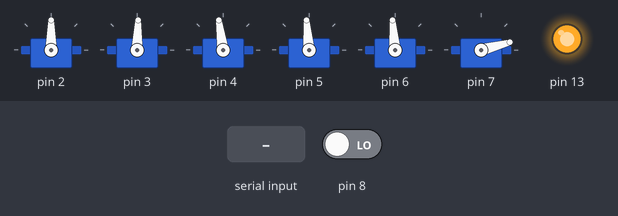
A sketch run on a simulated Arduino Uno, built with avr-gcc and run on an emulated ATmega328P. On the bench: 6 × servo, output pins drawn as LEDs (lit = HIGH). The test bench sets the inputs (shaded band); at power-on: pin 8 LOW. What the sketch prints to the serial monitor is not drawn.

Above: at 5.1 s.
5.2 s: "90,45,200,10\n" received over Serial
At 16.9 s:
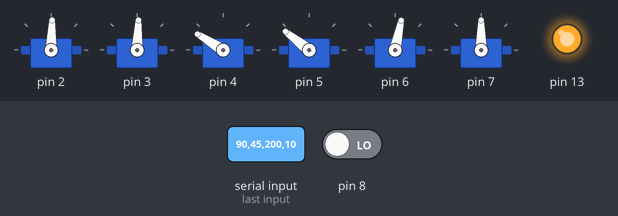
17.2 s: "90,45,200\n" received over Serial
At 20.0 s:
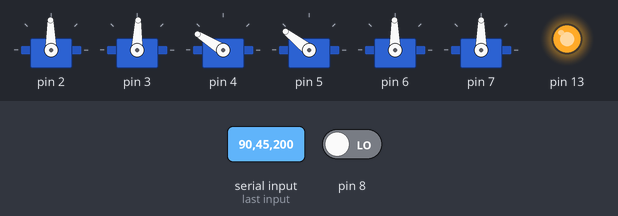
20.2 s: "30,150,10\n" received over Serial
At 23.41 s:
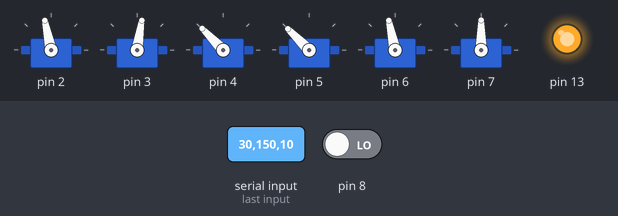
Timing chart, 0 to 31.7 s (numbered marks = the images above; inputs shaded):
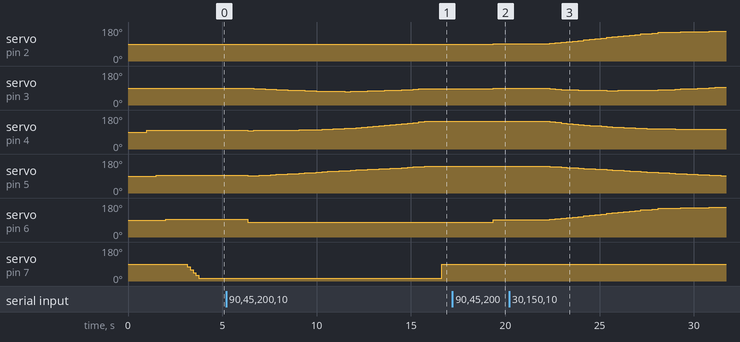

The sketch:

sketch_mar04a.ino
```cpp
#include <Servo.h>
#define hpi 1.5707963267948966192313216916398
#define tpi 6.283185307179586476925286766559
#define pi 3.1415926535897932384626433832795
#define cov 57.295779513082320876798154814105
Servo a[6];
double theta[5];
int b2;
double x, y, z, th;
double _x, _y, _z, _th;
double nx, ny, nz, nth;
double bias[5] = {90, 88, 98, 95, 95};
int b3;
void setup() {
  Serial.begin(9600);
  // put your setup code here, to run once:
  a[0].attach(2);
  a[1].attach(3);
  a[2].attach(4);
  a[3].attach(5);
  a[4].attach(6);
  a[5].attach(7);
  pinMode(8, INPUT);
  pinMode(13, OUTPUT);
  a[0].write(bias[0]);
  delay(500);
  a[1].write(bias[1]);
  delay(500);
  a[2].write(bias[2]);
  delay(500);
  a[3].write(bias[3]);
  delay(500);
  a[4].write(bias[4]);
  delay(500);
  a[5].write(90);

  delay(500);
  digitalWrite(13, 1);
  for (int i = 90; i > 0; i -= 15) {
    Serial.print("!");
    if (digitalRead(8)) {
      i += 20;
      a[5].write(i);
      delay(300);
      for (; i > 0; i -= 4) {
        if (digitalRead(8)) {
          digitalWrite(13, 0);
          i += 4;
          if (i < 0) i = 0;
          a[5].write(i);
          break;
        }
        a[5].write(i);
        delay(150);
      }

    }
    a[5].write(i);
    delay(150);
  }
  b3 = 1;
  nx = 143; ny = 43; nz = 103; nth = 0;
}
double tr(double a, double b, double c) { //asinx+bcosx=c,x=?
  double t = atan2(b, a);
  double u = asin(c / sqrt(a * a + b * b)) - t;
  return u;
}

void loop() {
  if (Serial.available()) {
    delay(50);
    _x = Serial.parseFloat();
    _y = Serial.parseFloat();
    _z = Serial.parseFloat();
    _th = Serial.parseFloat();
    _th/=cov;
    b2 = Serial.parseInt();
    delay(100);
    while (Serial.available()) Serial.read();
    Serial.print("in:");
    Serial.print(_x);
    Serial.print(" ");
    Serial.print(_y);
    Serial.print(" ");
    Serial.print(_z);
    Serial.print(" ");
    Serial.print(_th);
    Serial.print(" ");
    Serial.println(b2);
    if (b2 == 2) {
      bias[(int)(x)] += y;
      a[0].write(bias[0] - cov * theta[0]);
      delay(500);
      a[1].write(bias[1] - cov * theta[1]);
      delay(500);
      a[2].write(bias[2] - cov * theta[2]);
      delay(500);
      a[3].write(bias[3] - cov * theta[3]);
      delay(500);
      a[4].write(bias[4] - cov * theta[4]);
      Serial.print("bias:");
      Serial.print(bias[0]);
      Serial.print(" ");
      Serial.print(bias[1]);
      Serial.print(" ");
      Serial.print(bias[2]);
      Serial.print(" ");
      Serial.print(bias[3]);
      Serial.print(" ");
      Serial.print(bias[4]);
      Serial.print(" ");
      Serial.println("");
    }
    else {
      while (1) {
        x = _x;
        if (x > nx + 3) x = nx + 3;
        else if (x < nx - 3) x = nx - 3;
        y = _y;
        if (y > ny + 3) y = ny + 3;
        else if (y < ny - 3) y = ny - 3;
        z = _z;
        if (z > nz + 3) z = nz + 3;
        else if (z < nz - 3) z = nz - 3;
        th = _th;
        if (th > nth + 0.2) th = nth + 0.2;
        else if (th < nth - 0.2) th = nth - 0.2;
        nx = x;
        ny = y;
        nz = z;
        nth = th;
        theta[0] = tr(-21.*cos(th) + x, -21.*sin(th) + y, 43.);
        double p = (-21.*cos(th) + x - 43.*sin(theta[0])) / (-122.*cos(theta[0]));
        double q = (19. + z) / 122.;
        double s = tr(2 * q, -2 * p, (p * p + q * q));
        theta[1] = atan2(p + cos(s), q - sin(s));
        theta[2] = theta[1] - s;
        if (theta[2] < -hpi || theta[2] > hpi) theta[2] = theta[1] + s;
        theta[3] = theta[2] - theta[1];
        theta[4] = th + theta[0];
        for (int i = 0; i < 5; i++) {
          if (theta[i] < -pi) theta[i] += tpi;
          else if (theta[i] > pi) theta[i] -= tpi;
          if (theta[i] > hpi) theta[i] = hpi;
          else if (theta[i] < -hpi) theta[i] = -hpi;
          else if (theta[i] > -10000.);
          else goto X;
        }
        a[0].write(90 - cov * theta[0]);
        a[1].write(90 - cov * theta[1]);
        a[2].write(98 - cov * theta[2]);
        a[3].write(90 - cov * theta[3]);
        a[4].write(90 - cov * theta[4]);
        delay(300);
X:;
        if (_x == nx && _y == ny && _z == nz && _th == nth) break;
      }
      delay(300);
      if (b2 == 0) {
        a[5].write(90);
        b3 = 0;
      }
      else if (b3 == 0) {
        b3 = 1;
        digitalWrite(13, 1);
        for (int i = 90; i > 0; i -= 15) {
          Serial.print("!");
          if (digitalRead(8)) {
            i += 20;
            a[5].write(i);
            delay(300);
            for (; i > 0; i -= 4) {
              if (digitalRead(8)) {
                digitalWrite(13, 0);
                i += 4;
                if (i < 0) i = 0;
                a[5].write(i);
                break;
              }
              a[5].write(i);
              delay(150);
            }

          }
          a[5].write(i);
          delay(150);
        }
      }
    }
  }
}
```

Measured:
- after the input at 5.2 s, servo on pin 2: 90° → 89° after 1.2 s, → 88° 2.7 s later; servo on pin 3: 88° → 87° after 1.5 s, → 85° 0.30 s later, → 84° 0.30 s later, → 83° 0.30 s later, … (29 changes in this stretch)
- after the input at 17.2 s, servo on pin 2: 88° → 91° after 2.2 s; servo on pin 3: 87° → 88° after 2.2 s; servo on pin 6: 78° → 91° after 2.2 s
- after the input at 20.2 s, servo on pin 2: moves from 91° to 158° over 9.1 s, starting after 2.2 s; servo on pin 3: 88° → 86° after 2.2 s, → 84° 0.30 s later, → 82° 0.30 s later, → 81° 0.30 s later, … (24 changes in this stretch)
